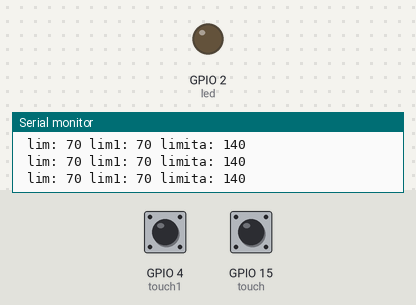
The sketch below on a simulated ESP32. On the bench: output pins drawn as LEDs (lit = HIGH), the last lines printed to the serial monitor. The test bench sets the inputs (shaded band); at power-on: GPIO 4 (touch1) HIGH, GPIO 15 (touch) HIGH.

Above: at 1.8 s.
1.9 s: GPIO 4 (touch1) pulled LOW for 0.6 s
At 2.4 s:
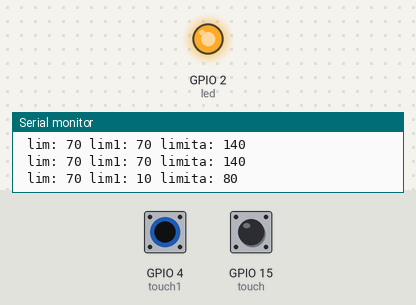
4.0 s: GPIO 4 (touch1) pulled LOW for 3.2 s
At 8.3 s:
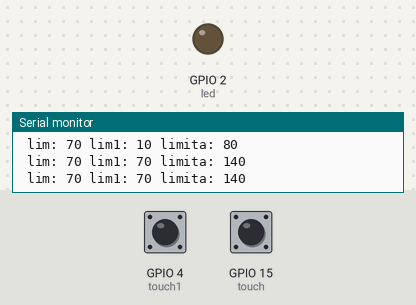
9.0 s: GPIO 15 (touch) pulled LOW for 3.2 s
At 9.5 s:
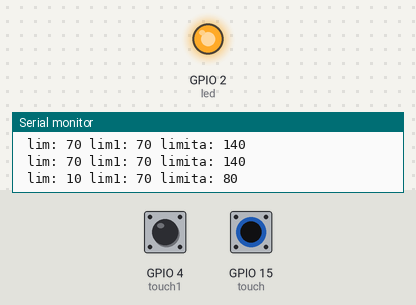
Timing chart, 0 to 14.0 s (numbered marks = the images above; inputs shaded):
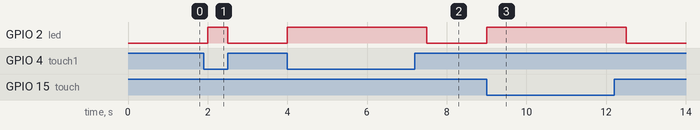

Measured:
- after the input at 1.9 s, GPIO 2 (led): LOW → HIGH after 0.10 s, → LOW 0.50 s later
- after the input at 4.0 s, GPIO 2 (led): LOW → HIGH at once, → LOW 3.5 s later
- after the input at 9.0 s, GPIO 2 (led): LOW → HIGH at once, → LOW 3.5 s later

The sketch:

sketch_mar22b.ino
```cpp
int led=2;
int touch=15;
int touch1=4;
int lim;
int lim1;
int limita;


void setup() {
  Serial.begin(115200);
  pinMode(led, OUTPUT);

}

void loop() {
  lim=touchRead(touch);
  lim1=touchRead(touch1);
  limita=lim+lim1;
  Serial.print(" lim: ");
  Serial.print(lim);
  Serial.print(" lim1: ");
  Serial.print(lim1);
  Serial.print(" limita: ");
  Serial.print(limita);
  Serial.print("\n");

  if(limita > 70 && limita <= 110){
    digitalWrite(led, HIGH);
  }
  if(limita < 50 || limita > 120){
    digitalWrite(led, LOW);
  }


  delay(500);

}
```
